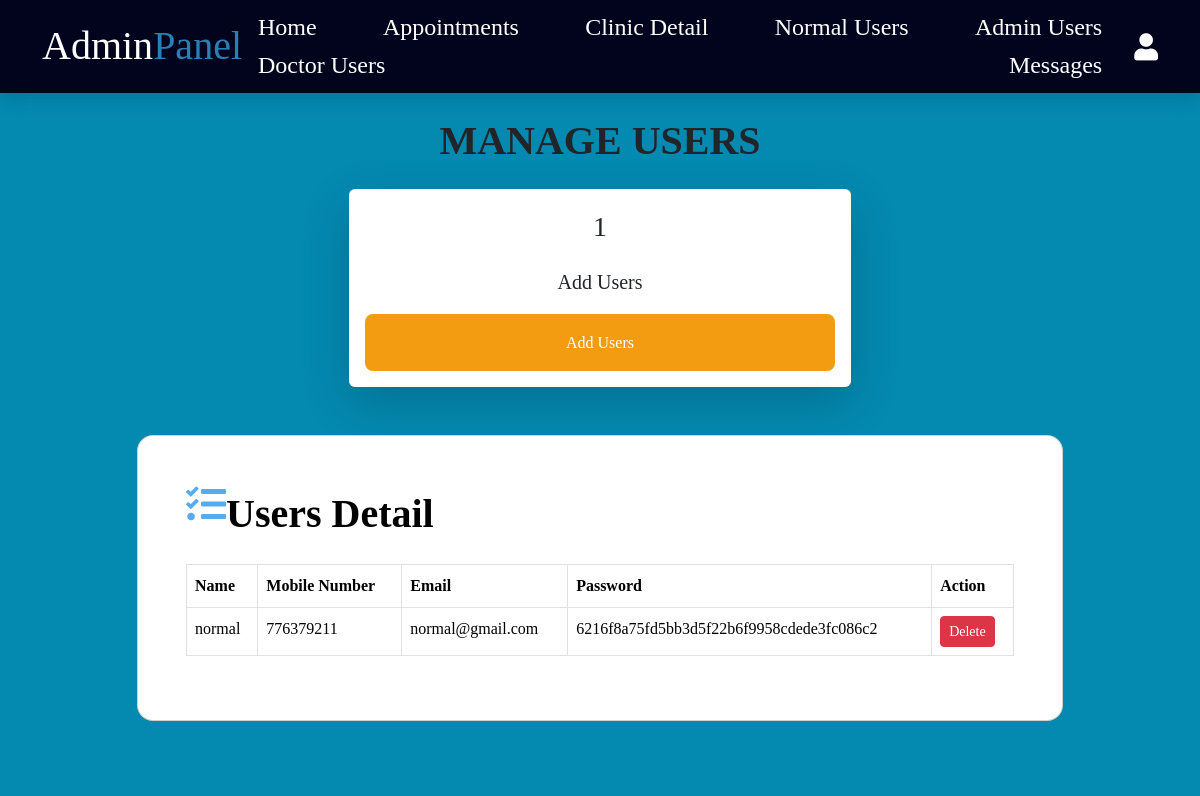
The app's page /admin/normalUser.php (signed in) with its own data.
### tables this page shows
CREATE TABLE `users` (
  `id` int(100) NOT NULL,
  `Name` varchar(100) NOT NULL,
  `MobileNumber` int(11) NOT NULL,
  `email` varchar(100) NOT NULL,
  `Password` varchar(50) NOT NULL
);

### admin/normalUser.php (the view, shortened to what this page needs)
<?php
include '../components/connect.php';
?>
<!DOCTYPE html>
<html lang="en">
<head>
  <link href="https://cdn.jsdelivr.net/npm/bootstrap@5.3.2/dist/css/bootstrap.min.css" rel="stylesheet">
  <link rel="stylesheet" href="https://cdnjs.cloudflare.com/ajax/libs/font-awesome/5.15.4/css/all.min.css" />
  <link rel="stylesheet" href="../css/style.css" />
</head>
<body style="background-color: #0489b1">
  <?php
  include "../components/admin_header.php";
  ?>
  <section class="dashboard" style="background-color: #0489b1">
    <div class="container">
      <div class="d-flex justify-content-center">
        <p class="text-uppercase fs-1 fw-bolder my-3">Manage Users</p>
      </div>
      <div class="continer text-center align-items-center">
        <div class="d-flex justify-content-center">
          <div class="mx-2 shadow-lg p-3 bg-body rounded profile_box">
            <?php
            $select_users = $conn->prepare("SELECT * FROM `users`");
            $select_users->execute();
            $number_of_users = $select_users->rowCount()
            ?>
            <p class="fs-3"><?= $number_of_users; ?></p>
            <p class="fs-5">Add Users</p>
            <a href="addNormalUser.php" class="option-btn">Add  Users</a>
          </div>
        </div>
      </div>
    </div>
  </section>
  <section class="vh-1000" style="background-color: #0489b1">
    <div class="container py-5 h-100">
      <div class="row d-flex justify-content-center align-items-center h-100">
        <div class="col col-xl-10">
          <div class="card" style="border-radius: 1rem">
            <div class="row g-0">
              <div class="col-md-3 col-lg-12 d-flex align-items-center">
                <div class="card-body p-4 p-lg-5 text-black">
                  <form action="" method="POST">
                    <div class="d-flex align-items-center mb-3 pb-1">
                      <i class="fas fa-tasks fa-3x mr-2" style="color: #55acee"></i>
                      <span class="h1 fw-bold mb-0">Users Detail</span>
                    </div>
                    <table class="table table-bordered table-hover">
                      <thead>
                        <tr>
                          <th>Name</th>
                          <th>Mobile Number</th>
                          <th>Email</th>
                          <th>Password</th>
                          <th>Action</th>
                        </tr>
                      </thead>
                      <tbody>
                        <?php
                        $select_users = $conn->prepare("SELECT * FROM `users`");
                        $select_users->execute();
                        while ($row = $select_users->fetch(PDO::FETCH_ASSOC)) {
                        ?>
                          <tr>
                            <td><?= $row['Name']; ?></td>
                            <td><?= $row['MobileNumber']; ?></td>
                            <td><?= $row['email']; ?></td>
                            <td><?= $row['Password']; ?></td>
                            <td>
                              <form method="POST" action="">
                                <button type="submit" name="delete" class="btn btn-danger btn-sm" onclick="return confirm('Are you sure you want to delete this appointment?')">Delete</button>
                              </form>
                            </td>
                          </tr>
                        <?php
                        }
                        ?>
                      </tbody>
                    </table>
                  </form>
                </div>
              </div>
            </div>
          </div>
        </div>
      </div>
    </div>
  </section>
</body>
</html>

### css/style.css (style rules this page uses)
:root { --main-color:#2980b9; --orange:#f39c12; --red:#e74c3c; --black:#02041d; --white:#fff; --light-color:#666; --light-bg:#eee; --border:.2rem solid var(--black); --box-shadow:0 .5rem 1rem rgba(0,0,0,.1); }
body { font-family: "Times New Roman", Times, serif; font-size: 16px; line-height: 1.6; }
p { font-family: "Times New Roman", Times, serif; }
.main-btn, .delete-btn, .option-btn { display: block; width: 100%; margin-top: 1rem; border-radius: .5rem; padding:1rem 2rem; font-size: 1.0rem; text-transform: capitalize; color:var(--white); cursor: pointer; text-align: center; text-decoration: none; }
.option-btn { background-color: var(--orange); }
.fas { color: #55acee; font-size: 40px; padding-bottom: 20px; }
.profile_box { width: 45%; }

### records on screen
users: Name "normal", MobileNumber "776379211", email "normal@gmail.com", Password "6216f8a75fd5bb3d5f22b6f9958cdede3fc086c2"

### other values on screen
$number_of_users "1"
